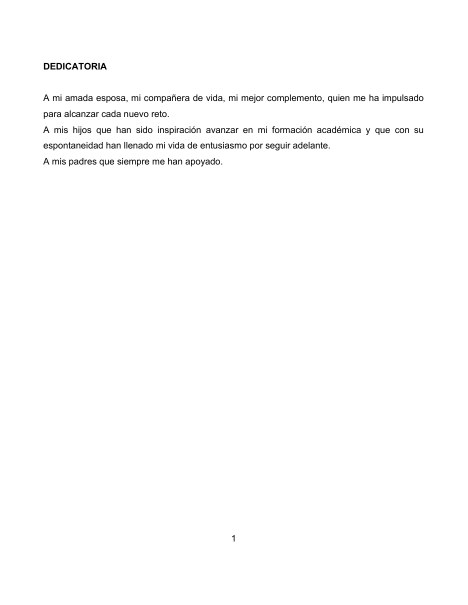
#> input picture tmp/rev62_render_1/page-002.png, 935 x 1210 px (shown at 1/2 size); its folder holds 4 pictures in this run
$ python crear_contactos_rev62.py
#> lines starting #> are read from the running program, lines starting #| are printed output that depends on the picture
from pathlib import Path
import sys
from PIL import Image, ImageDraw

root = Path(sys.argv[1]) if len(sys.argv) > 1 else Path(r"C:\Python\tesis\tmp\rev62_render_1")
files = sorted(root.glob("page-*.png"), key=lambda p: int(p.stem.split("-")[-1]))
for offset in range(0, len(files), 12):
    batch = files[offset:offset + 12]
    canvas = Image.new("RGB", (1800, 2400), "#d8d8d8")
#> canvas: PIL image 1800x2400 RGB; every value is 216
    draw = ImageDraw.Draw(canvas)
    for j, path in enumerate(batch):
        img = Image.open(path).convert("RGB")
#> img is the input picture: PIL image 935x1210 RGB; min 0, max 255, mean 252.6
        img.thumbnail((420, 700))
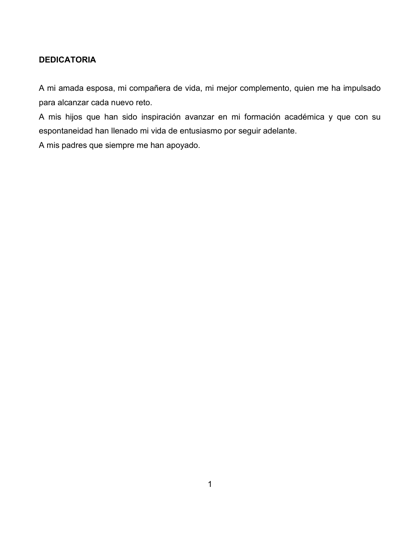
#> img: PIL image 420x544 RGB; min 0, max 255, mean 252.6
        x = (j % 4) * 450 + (420 - img.width) // 2
#> x = 0
        y = (j // 4) * 800 + 45
        canvas.paste(img, (x, y))
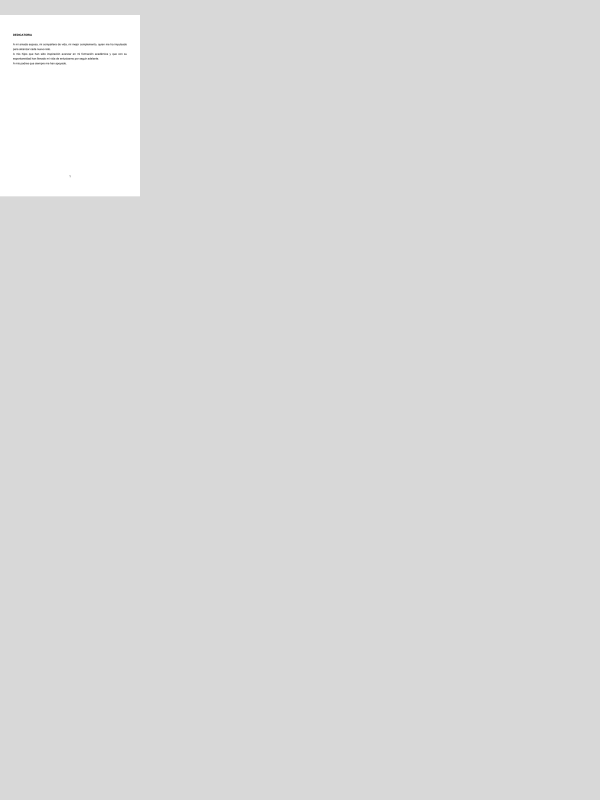
#> canvas: PIL image 1800x2400 RGB (shown at 1/3 size); min 0, max 255, mean 217.9
        draw.text((j % 4 * 450 + 12, j // 4 * 800 + 12), path.stem, fill="black")
    canvas.save(root / f"contact-{offset // 12 + 1:02d}.jpg", quality=90)
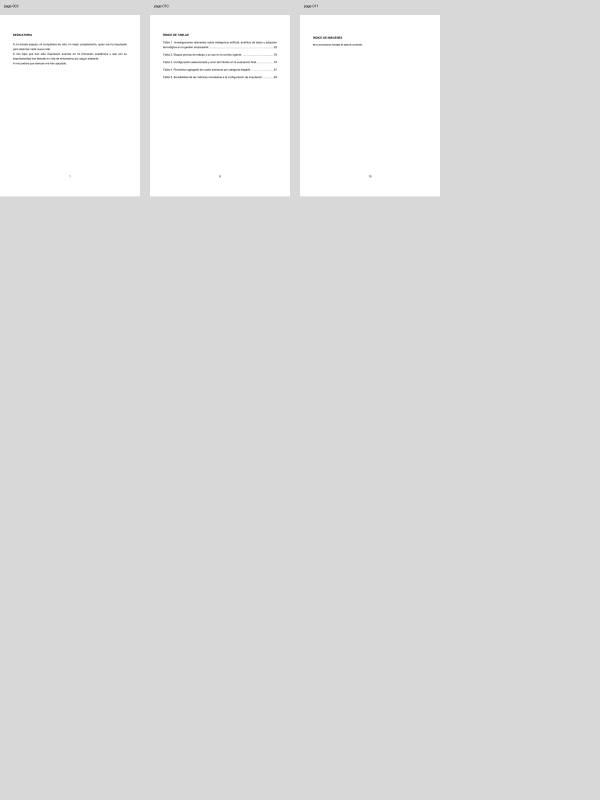
#> saved as contact-01.jpg: PIL image 1800x2400 RGB (shown at 1/3 size); min 0, max 255, mean 221.8
print(len(files), "pages", (len(files) + 11) // 12, "contact sheets")

$ run again, on tmp/rev62_render_1/page-012.png
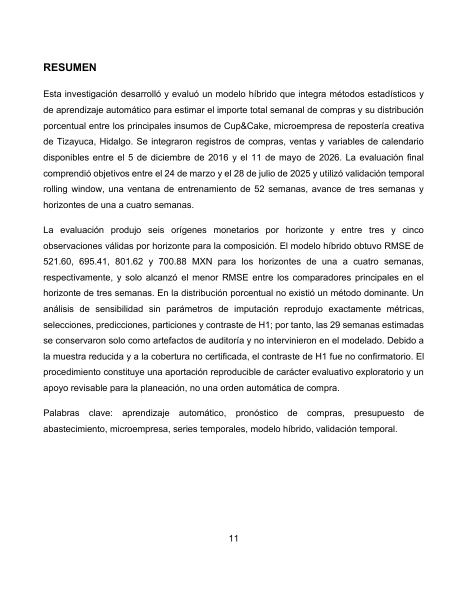
#> input picture tmp/rev62_render_1/page-012.png, 935 x 1210 px (shown at 1/2 size)
#> img is the input picture: PIL image 935x1210 RGB; min 0, max 255, mean 242.4
#> `img.thumbnail((420, 700))`:
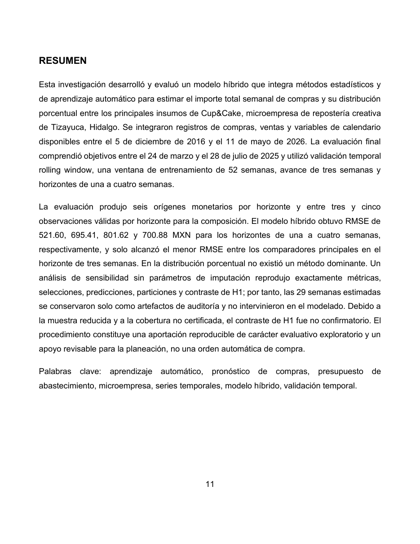
#> img: PIL image 420x544 RGB; min 0, max 255, mean 242
#> `canvas.paste(img, (x, y))`:
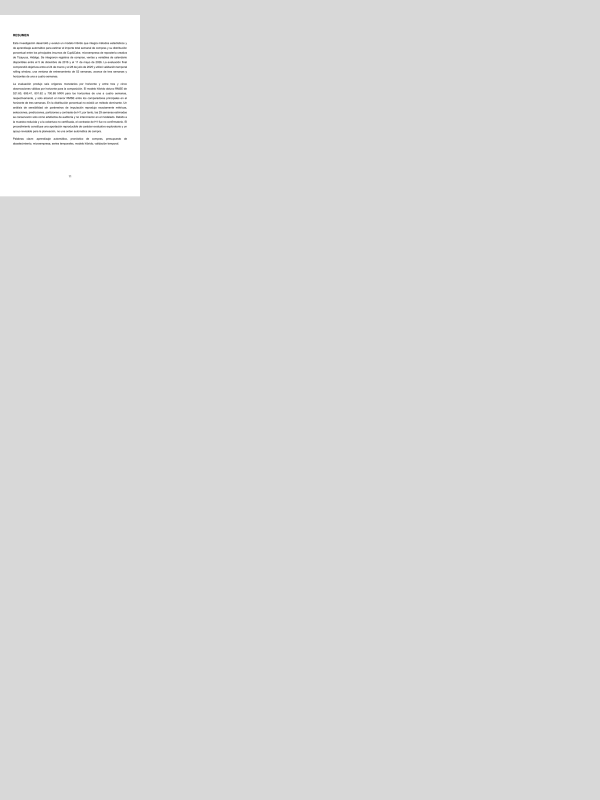
#> canvas: PIL image 1800x2400 RGB (shown at 1/3 size); min 0, max 255, mean 217.4

$ run again, on tmp/rev62_render_1/page-017.png
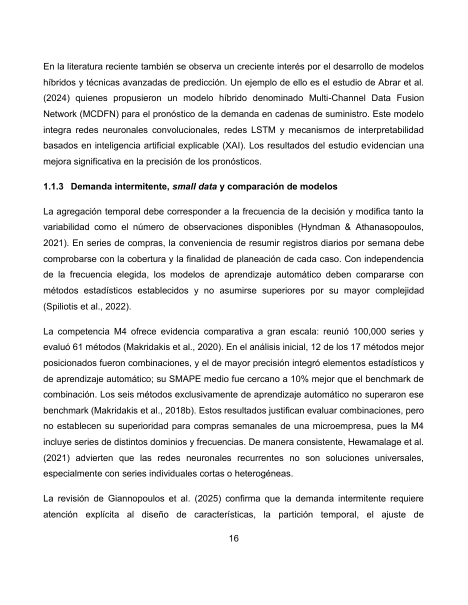
#> input picture tmp/rev62_render_1/page-017.png, 935 x 1210 px (shown at 1/2 size)
#> img is the input picture: PIL image 935x1210 RGB; min 0, max 255, mean 239.1
#> `img.thumbnail((420, 700))`:
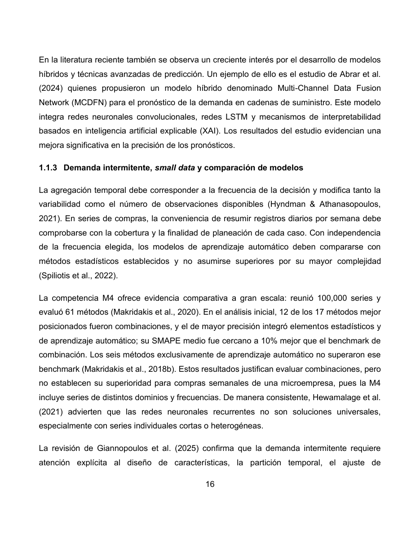
#> img: PIL image 420x544 RGB; min 0, max 255, mean 238.6
#> `canvas.paste(img, (x, y))`:
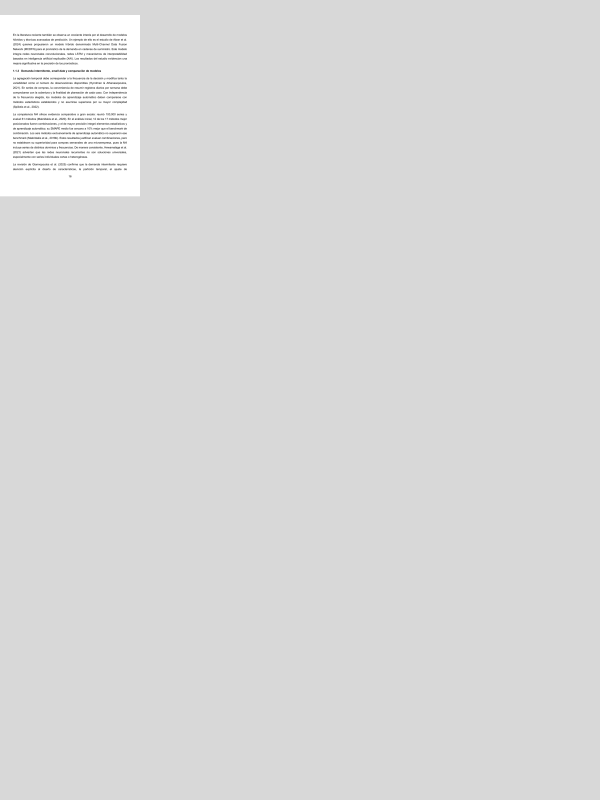
#> canvas: PIL image 1800x2400 RGB (shown at 1/3 size); min 0, max 255, mean 217.2

$ run again, on tmp/rev62_render_1/page-021.png
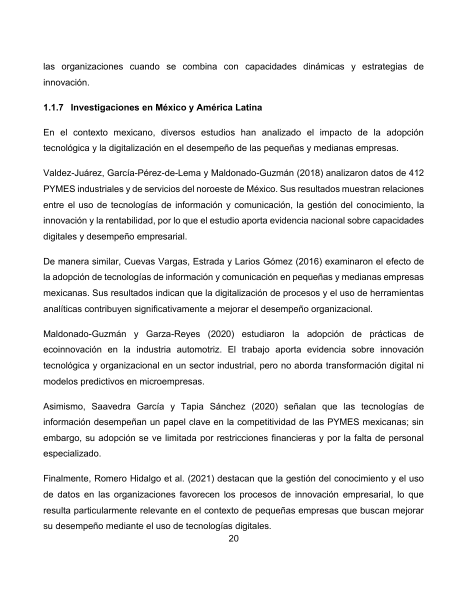
#> input picture tmp/rev62_render_1/page-021.png, 935 x 1210 px (shown at 1/2 size)
#> img is the input picture: PIL image 935x1210 RGB; min 0, max 255, mean 241.1
#> `img.thumbnail((420, 700))`:
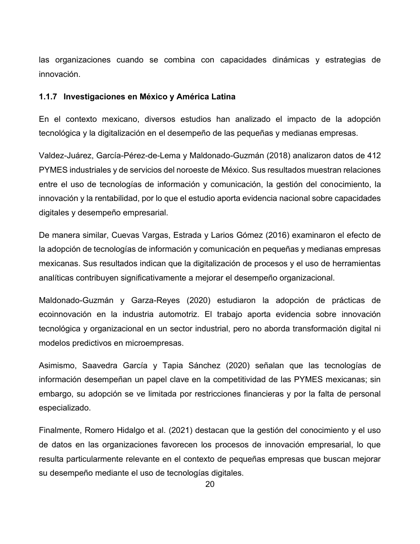
#> img: PIL image 420x544 RGB; min 0, max 255, mean 240.7
#> `canvas.paste(img, (x, y))`:
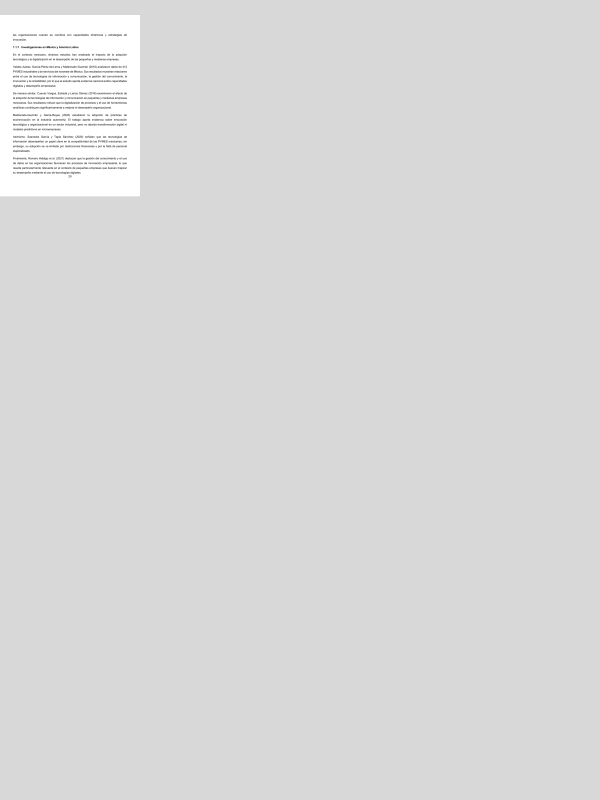
#> canvas: PIL image 1800x2400 RGB (shown at 1/3 size); min 0, max 255, mean 217.3
